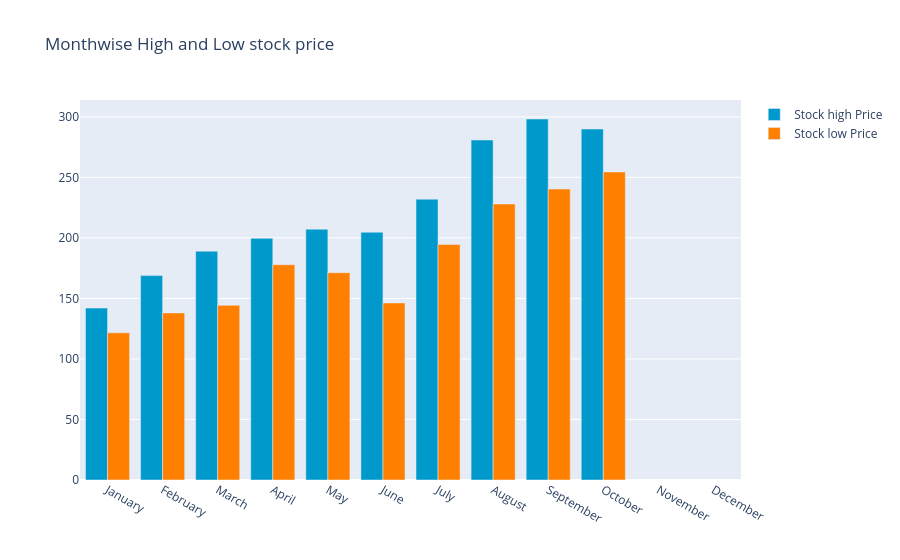

Write notebook code for a chart like this one.
### Code cell
y_2024.groupby(y_2024['date'].dt.strftime('%B'))['low'].min()
monthvise_high = y_2024.groupby(data['date'].dt.strftime('%B'))['high'].max()
monthvise_high = monthvise_high.reindex(new_order, axis=0)

monthvise_low = y_2024.groupby(y_2024['date'].dt.strftime('%B'))['low'].min()
monthvise_low = monthvise_low.reindex(new_order, axis=0)

fig = go.Figure()
fig.add_trace(go.Bar(
    x=monthvise_high.index,
    y=monthvise_high,
    name='Stock high Price',
    marker_color='rgb(0, 153, 204)'
))
fig.add_trace(go.Bar(
    x=monthvise_low.index,
    y=monthvise_low,
    name='Stock low Price',
    marker_color='rgb(255, 128, 0)'
))

fig.update_layout(barmode='group',
                  title=' Monthwise High and Low stock price')
fig.show()

### Figure 1 — Plotly figure (JSON) as saved in the notebook; plotly's stock layout.template omitted (floating-point values rounded to 4 significant figures)
{"data": [{"marker": {"color": "rgb(0, 153, 204)"}, "name": "Stock high Price", "x": ["January", "February", "March", "April", "May", "June", "July", "August", "September", "October", "November", "December"], "y": [142, 168.9, 189, 199.7, 207.2, 204.7, 232, 280.9, 298.2, 290, null, null], "type": "bar"}, {"marker": {"color": "rgb(255, 128, 0)"}, "name": "Stock low Price", "x": ["January", "February", "March", "April", "May", "June", "July", "August", "September", "October", "November", "December"], "y": [121.6, 138.1, 144.3, 177.9, 171.2, 146.3, 194.6, 228, 240.4, 254.5, null, null], "type": "bar"}], "layout": {"barmode": "group", "title": {"text": " Monthwise High and Low stock price"}}}
